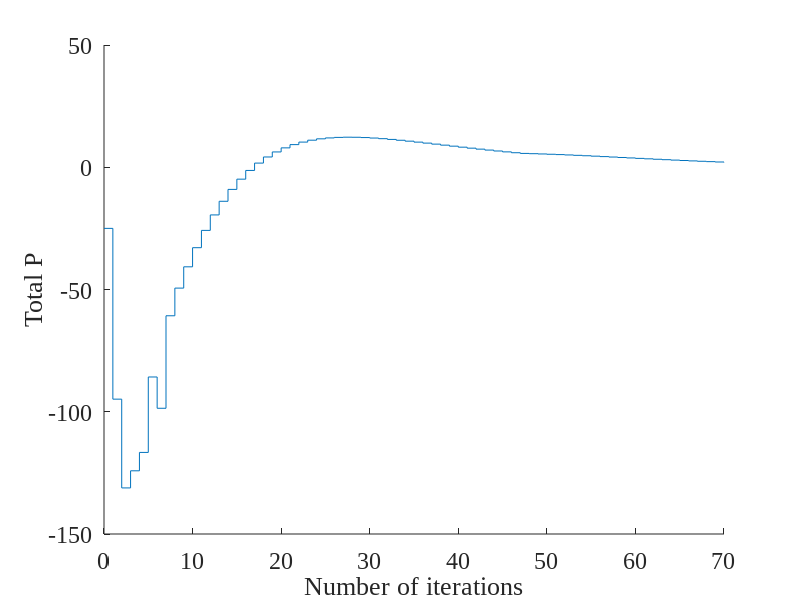
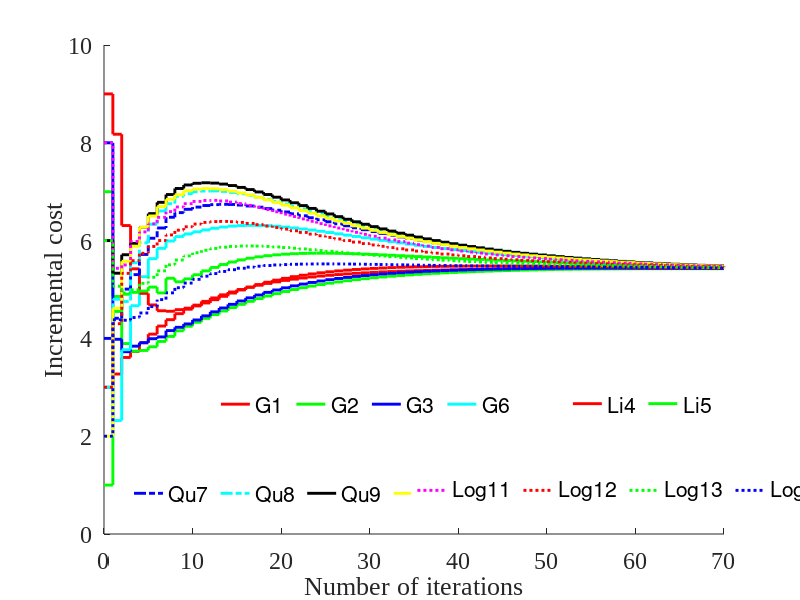
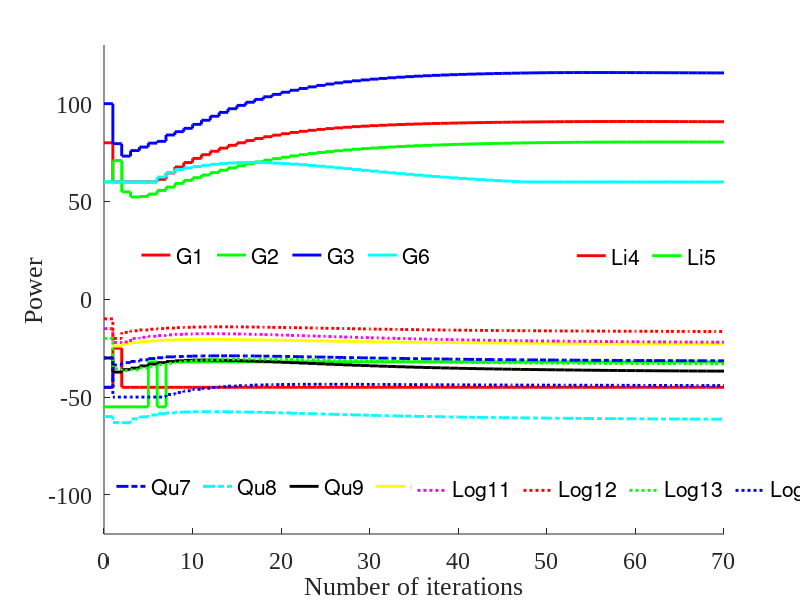
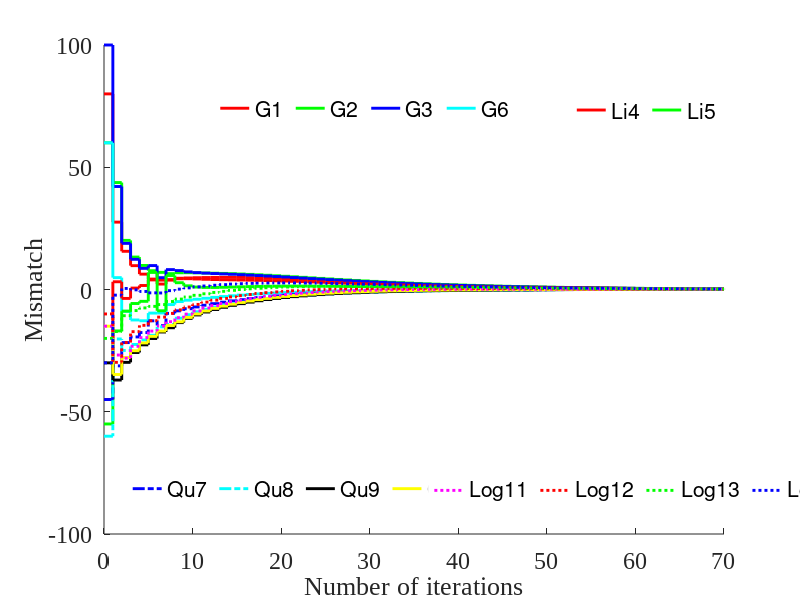

MATLAB code to generate these figures, in order:
%function multiLed5
clear all;close all;clc;
%2015/3/31
%Consensus Algorithm with multi load ed1th
%problem: this is centralized not distributied

%%%%%%%%%%%%%%%%%%%%%%%% initialize %%%%%%%%%%%%%%%%%%%%%%%%%%%%%
type = [1,1,1,2,2,1,3,3,3,3,4,4,4,4];  
%    type      instruction                   formula
%     1         generate                 c = a/2*p^2+b*p
%     2        linear load               c = k*p
%     3       quadratic load             c = a/2*p^2+b*p   
%     4      logarithmic load            c = w*lnx

aa = [0.04,0.06,0.04, 6.5,5.0, 0.063, 0.5,0.4,0.3,0.711, -120,-90,-180,-240];
bb = [1.8,0.6,0.8,  0.001,0.001, 1.905, 21.20,30.00,16.5,21.64, 0.001,0.001,0.001,0.01];
g = (-bb./aa)';     %only useful for quadratic
%  aa is the first parameter of each type formulation
%  bb is the second parameter of each type formulation
%  aa * x^2 + bb * x

Pmin =[60,0,0, -25,-32, 60, -25,-50,-30,-15, -15,-10,-25,-30];
%Pmin =[0,0,0, 0,0, 0, 0,0,0,0, 0,0,0,0];
Pmax =[140,110,150, -45,-55, 80, -45,-70,-60,-30, -35,-20,-40,-50];

e = 0.02;


%ini_P = (Pmin'+Pmin')/2;
ini_R = [3,7,8, 9,1, 3, 4,3,6,2, 8,3,6,2]';
ini_P = [80,60,100, -45,-55, 60,-45,-60,-30,-15, -15,-10,-20,-30]';
for p_i = 1:14
       if type(p_i)==1                  % generater
           c(p_i) = aa(p_i)/2*ini_P(p_i)^2+bb(p_i)*ini_P(p_i);
           
       elseif type(p_i)==2    
           c(p_i) = aa(p_i)*ini_P(p_i);
           
       elseif type(p_i)==3              % quadratic load
           c(p_i) = aa(p_i)/2*ini_P(p_i)^2+bb(p_i)*ini_P(p_i);
           
       elseif type(p_i)==4              % logarithmic load
           c(p_i) = aa(p_i)*log(-ini_P(p_i));
           
       else
           c(p_i) = 0;
       end
end
ini_C = sum(c);
ini_Pd = ini_P;
curr_P = ini_P;
curr_R = ini_R;
curr_Pd = ini_Pd;

%%%%%%%%%%%%%%%%%%%%%%%% D Matrix %%%%%%%%%%%%%%%%%%%%%%%%%%%%%
node_D = zeros(14,14);
node_info = [2,4,2,5,4,4,2,1,3,2,2,2,3,2];
for node_i = 1:14
      if node_i == 1
          node_s = [13,14,1,2,3];
      elseif node_i == 2
          node_s = [14,1,2,3,4];
      elseif node_i == 13
          node_s = [11,12,13,14,1];
      elseif node_i == 14
          node_s = [12,13,14,1,2];
      else
          node_s = [node_i-2,node_i-1,node_i,node_i+1,node_i+2];
      end
      d_sum = 0;
      for n_i = 1:5
          if n_i ~=3
              node_D(node_i,node_s(n_i)) = 1/(node_info(node_i)+node_info(node_s(n_i))+1);
              d_sum = d_sum+1/(node_info(node_i)+node_info(node_s(n_i))+1);
          end
      end
      node_D(node_i,node_i)=1-d_sum;
      
end

node_D

%%%%%%%%%%%%%%%%%%%%%%%% Consensus Algorithm %%%%%%%%%%%%%%%%%%%%%%%%%%%%%
R = [];
P = [];
Pd = [];
Psum = [];
Gsum = [];
X = [];
C = [];
for i = 1:70
   next_R = node_D*curr_R-e*curr_Pd;

   for p_i = 1:14
       if type(p_i)==1                  % generater
           next_P(p_i,1) = 1/aa(p_i)*next_R(p_i)+g(p_i);
           
           if(next_P(p_i,1))>Pmax(p_i)
               next_P(p_i,1) =  Pmax(p_i);
            elseif(next_P(p_i,1))<Pmin(p_i)
               next_P(p_i,1) =  Pmin(p_i); 
           end
           c(p_i) = aa(p_i)/2*next_P(p_i)^2+bb(p_i)*next_P(p_i);
           
       elseif type(p_i)==2              % linear load
           if aa(p_i)<next_R(p_i)
               next_P(p_i,1) = Pmin(p_i);
           else
               next_P(p_i,1) = Pmax(p_i);
           end
           c(p_i) = aa(p_i)*next_P(p_i);
           
       elseif type(p_i)==3              % quadratic load
           next_P(p_i,1) = 1/aa(p_i)*next_R(p_i)+g(p_i);
           if(next_P(p_i,1))<Pmax(p_i)
               next_P(p_i,1) =  Pmax(p_i);
           elseif(next_P(p_i,1))>Pmin(p_i)
               next_P(p_i,1) =  Pmin(p_i); 
           end
           c(p_i) = aa(p_i)/2*next_P(p_i)^2+bb(p_i)*next_P(p_i);
           
       elseif type(p_i)==4              % logarithmic load
           next_P(p_i,1) = aa(p_i)/next_R(p_i);
           if(next_P(p_i,1))<Pmax(p_i)
               next_P(p_i,1) =  Pmax(p_i);
           elseif(next_P(p_i,1))>Pmin(p_i)
               next_P(p_i,1) =  Pmin(p_i); 
           end
           c(p_i) = aa(p_i)*log(-next_P(p_i));
       else
           next_P(p_i,1) = 0;
 
       end
           

   end
   
   next_Pd = node_D*curr_Pd+node_D*(next_P-curr_P);
   Psum = [Psum,sum(next_P)];
   curr_R = next_R;
   curr_P = next_P;
   curr_Pd = next_Pd;
   

   R = [R,next_R];
   P = [P,curr_P];
   Pd = [Pd,next_Pd];
   X = [X,i];
   C = [C,sum(c)];
end

%%%%%%%%%%%%%%%%%%%%%%%%%%% plot %%%%%%%%%%%%%%%%%%%%%%%%%%%%%%%%%%%
R = [ini_R,R];
P = [ini_P,P];
Pd = [ini_Pd,Pd];
X = [0,X];
Psum = [sum(ini_P),Psum];
C = [ini_C,C];

figure('numbertitle','on','name','total supply-demand mismatch','color','white'),
hold on
xlabel('Number of iterations','FontName','Times New Roman','FontSize',17);
ylabel('Total P','FontName','Times New Roman','FontSize',17);
set(gca,'FontName','Times New Roman','FontSize',17)
set(gcf,'unit','normalized','position',[0.2,0.2,0.64,0.48]);
stairs(X,Psum)
hold off



figure('numbertitle','on','name','Incremental cost','color','white'),
% ylabel('Power')
hold on
s1 = stairs(X,R(1,:),'r-','LineWidth',2.1);
s2 = stairs(X,R(2,:),'g-','LineWidth',2.1);
s3 = stairs(X,R(3,:),'b-','LineWidth',2.1);
s6 = stairs(X,R(6,:),'c-','LineWidth',2.1);
s4 = stairs(X,R(4,:),'r-','LineWidth',2.1);
s5 = stairs(X,R(5,:),'g-','LineWidth',2.1);
s7 = stairs(X,R(7,:),'b-.','LineWidth',2.1);
s8 = stairs(X,R(8,:),'c-.','LineWidth',2.1);
s9 = stairs(X,R(9,:),'k-','LineWidth',2.1);
s10 = stairs(X,R(10,:),'y-','LineWidth',2.1);
s11 = stairs(X,R(11,:),'m:','LineWidth',2.1);
s12 = stairs(X,R(12,:),'r:','LineWidth',2.1);
s13 = stairs(X,R(13,:),'g:','LineWidth',2.1);
s14 = stairs(X,R(14,:),'b:','LineWidth',2.1);
%axis([0,200,5,13]);
xlabel('Number of iterations','FontName','Times New Roman','FontSize',17);
ylabel('Incremental cost','FontName','Times New Roman','FontSize',17);
set(gca,'FontName','Times New Roman','FontSize',17)
set(gcf,'unit','normalized','position',[0.2,0.2,0.64,0.48]);
%legend([s1,s2,s3,s6],'G1','G2','G3','G6')
legend1 = legend([s1,s2,s3,s6],'G1','G2','G3','G6');
set(legend1,'Orientation','horizontal','YColor',[1 1 1],'XColor',[1 1 1],...
    'Position',[0.251546529457112 0.293608862388993 0.412143514259416 0.0655105973025048]);
ah=axes('position',get(gca,'position'),'visible','off');

legend2 = legend(ah,[s7,s8,s9,s10],'Qu7','Qu8','Qu9','Qu10');
set(gca,'FontName','Times New Roman','FontSize',17);
set(legend2,'Orientation','horizontal','YColor',[1 1 1],'XColor',[1 1 1],...
    'Position',[0.160288105305314 0.145091031311038 0.34590616375345 0.0655105973025048]);
ah1=axes('position',get(gca,'position'),'visible','off');

legend3 = legend(ah1,[s4,s5],'Li4','Li5');
set(gca,'FontName','Times New Roman','FontSize',17)
set(legend3,'Orientation','horizontal','YColor',[1 1 1],'XColor',[1 1 1],...
    'Position',[0.70887622149835 0.29447655748233 0.138979370249724 0.0655105973025048]);
ah2=axes('position',get(gca,'position'),'visible','off');

legend4 = legend(ah2,[s11,s12,s13,s14],'Log11','Log12','Log13','Log14');
set(gca,'FontName','Times New Roman','FontSize',17)
set(legend4,'Orientation','horizontal','YColor',[1 1 1],'XColor',[1 1 1],...
    'Position',[0.51452225841475 0.149967886962101 0.364820846905537 0.0655105973025048]);

hold off


figure('numbertitle','on','name','Power P','color','white'),
hold on
s1 = stairs(X,P(1,:),'r-','LineWidth',2.1);
s2 = stairs(X,P(2,:),'g-','LineWidth',2.1);
s3 = stairs(X,P(3,:),'b-','LineWidth',2.1);
s6 = stairs(X,P(6,:),'c-','LineWidth',2.1);
s4 = stairs(X,P(4,:),'r-','LineWidth',2.1);
s5 = stairs(X,P(5,:),'g-','LineWidth',2.1);
s7 = stairs(X,P(7,:),'b-.','LineWidth',2.1);
s8 = stairs(X,P(8,:),'c-.','LineWidth',2.1);
s9 = stairs(X,P(9,:),'k-','LineWidth',2.1);
s10 = stairs(X,P(10,:),'y-','LineWidth',2.1);
s11 = stairs(X,P(11,:),'m:','LineWidth',2.1);
s12 = stairs(X,P(12,:),'r:','LineWidth',2.1);
s13 = stairs(X,P(13,:),'g:','LineWidth',2.1);
s14 = stairs(X,P(14,:),'b:','LineWidth',2.1);
axis([0,70,-120,130]);
xlabel('Number of iterations','FontName','Times New Roman','FontSize',17);
ylabel('Power','FontName','Times New Roman','FontSize',17);
set(gca,'FontName','Times New Roman','FontSize',17)
set(gcf,'unit','normalized','position',[0.2,0.2,0.64,0.48]);
%legend([s1,s2,s3,s6],'G1','G2','G3','G6')
legend1 = legend([s1,s2,s3,s6],'G1','G2','G3','G6');
set(legend1,'Orientation','horizontal','YColor',[1 1 1],'XColor',[1 1 1],...
    'Position',[0.152197995255161 0.542163775683794 0.412143514259422 0.0655105973025048]);
ah=axes('position',get(gca,'position'),'visible','off');

legend2 = legend(ah,[s7,s8,s9,s10],'Qu7','Qu8','Qu9','Qu10');
set(gca,'FontName','Times New Roman','FontSize',17);
set(legend2,'Orientation','horizontal','YColor',[1 1 1],'XColor',[1 1 1],...
    'Position',[0.138301134621275 0.160046056419108 0.34590616375345 0.0587219343696027]);
ah1=axes('position',get(gca,'position'),'visible','off');

legend3 = legend(ah1,[s4,s5],'Li4','Li5');
set(gca,'FontName','Times New Roman','FontSize',17)
set(legend3,'Orientation','horizontal','YColor',[1 1 1],'XColor',[1 1 1],...
    'Position',[0.7137622149837 0.541104688503527 0.138979370249726 0.0655105973025048]);
ah2=axes('position',get(gca,'position'),'visible','off');

legend4 = legend(ah2,[s11,s12,s13,s14],'Log11','Log12','Log13','Log14');
set(gca,'FontName','Times New Roman','FontSize',17)
set(legend4,'Orientation','horizontal','YColor',[1 1 1],'XColor',[1 1 1],...
    'Position',[0.51452225841475 0.149967886962101 0.364820846905537 0.0655105973025048]);

hold off


figure('numbertitle','on','name','Pd','color','white'),
hold on
s1 = stairs(X,Pd(1,:),'r-','LineWidth',2.1);
s2 = stairs(X,Pd(2,:),'g-','LineWidth',2.1);
s3 = stairs(X,Pd(3,:),'b-','LineWidth',2.1);
s6 = stairs(X,Pd(6,:),'c-','LineWidth',2.1);
s4 = stairs(X,Pd(4,:),'r-','LineWidth',2.1);
s5 = stairs(X,Pd(5,:),'g-','LineWidth',2.1);
s7 = stairs(X,Pd(7,:),'b-.','LineWidth',2.1);
s8 = stairs(X,Pd(8,:),'c-.','LineWidth',2.1);
s9 = stairs(X,Pd(9,:),'k-','LineWidth',2.1);
s10 = stairs(X,Pd(10,:),'y-','LineWidth',2.1);
s11 = stairs(X,Pd(11,:),'m:','LineWidth',2.1);
s12 = stairs(X,Pd(12,:),'r:','LineWidth',2.1);
s13 = stairs(X,Pd(13,:),'g:','LineWidth',2.1);
s14 = stairs(X,Pd(14,:),'b:','LineWidth',2.1);

xlabel('Number of iterations','FontName','Times New Roman','FontSize',17);
ylabel('Mismatch','FontName','Times New Roman','FontSize',17);
set(gca,'FontName','Times New Roman','FontSize',17)
set(gcf,'unit','normalized','position',[0.2,0.2,0.64,0.48]);
%legend([s1,s2,s3,s6],'G1','G2','G3','G6')
legend1 = legend([s1,s2,s3,s6],'G1','G2','G3','G6');
set(legend1,'Orientation','horizontal','YColor',[1 1 1],'XColor',[1 1 1],...
    'Position',[0.250732197209558 0.786865124431382 0.412143514259417 0.0655105973025048]);
ah=axes('position',get(gca,'position'),'visible','off');

legend2 = legend(ah,[s7,s8,s9,s10],'Qu7','Qu8','Qu9','Qu10');
set(gca,'FontName','Times New Roman','FontSize',17);
set(legend2,'Orientation','horizontal','YColor',[1 1 1],'XColor',[1 1 1],...
    'Position',[0.1586594408102 0.152798160405451 0.34590616375345 0.0655105973025048]);
ah1=axes('position',get(gca,'position'),'visible','off');

legend3 = legend(ah1,[s4,s5],'Li4','Li5');
set(gca,'FontName','Times New Roman','FontSize',17)
set(legend3,'Orientation','horizontal','YColor',[1 1 1],'XColor',[1 1 1],...
    'Position',[0.713762214983693 0.783879254977512 0.138979370249724 0.0655105973025048]);
ah2=axes('position',get(gca,'position'),'visible','off');

legend4 = legend(ah2,[s11,s12,s13,s14],'Log11','Log12','Log13','Log14');
set(gca,'FontName','Times New Roman','FontSize',17)
set(legend4,'Orientation','horizontal','YColor',[1 1 1],'XColor',[1 1 1],...
    'Position',[0.535694896851231 0.149967886962101 0.364820846905536 0.0655105973025048]);
hold off

figure('numbertitle','on','name','total supply-demand mismatch','color','white'),
hold on
xlabel('Number of iterations','FontName','Times New Roman','FontSize',17);
ylabel('Cost','FontName','Times New Roman','FontSize',17);
set(gca,'FontName','Times New Roman','FontSize',17)
set(gcf,'unit','normalized','position',[0.2,0.2,0.64,0.48]);
stairs(X,C)
hold off